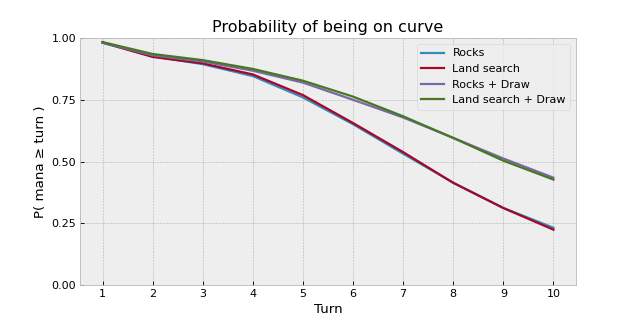

Python code for this plot:
import matplotlib.pyplot as plt
from mtg_mana_simulator import AI, Card, Experiment, Metric, Sequence, Repository

deck_size = 99
turns = list(range(1, 11))

gitaxian_probe   = Card.draw_spell(0, 1)
arcums_astrolabe = Card.cantrip
sign_in_blood    = Card.draw_spell(2, 2)
divination       = Card.draw_spell(3, 2)
syphon_mind      = Card.draw_spell(4, 3)
phyrexian_arena  = Card(cost=3, draw_sequence=Sequence.one.prefixed_by([0]))

land_package = 38*[Card.basic_land]
rock_package = 10*[Card.tapped_rock(2, 1)]
fetch_package = 10*[Repository["Nature's Lore"]]
draw_package = [
    gitaxian_probe,
    arcums_astrolabe,
    sign_in_blood,
    divination,
    syphon_mind,
    phyrexian_arena
]

decks = []
decks.append(["Rocks", land_package[:] + rock_package[:]])
decks.append(["Land search", land_package[:] + fetch_package[:]])
decks.append(["Rocks + Draw", land_package[:] + rock_package[:] + draw_package[:]])
decks.append(["Land search + Draw", land_package[:] + fetch_package[:] + draw_package[:]])
for _,deck in decks:
    deck += (99-len(deck))*[Card.filler]

with plt.style.context("bmh"):
    plt.figure(figsize=(8,4), dpi=80)
    for title,deck in decks:
        experiment = Experiment(deck=deck, ai=AI.naive, turns=turns[-1], repeats=10000)
        results = list(experiment.evaluate([Metric.on_curve]).values())[0]
        plt.plot(turns, results, label=title)
    plt.legend(loc=1)
    plt.title("Probability of being on curve")
    plt.xlabel("Turn")
    plt.ylabel("P( mana ≥ turn )")
    plt.xticks(turns)
    plt.yticks([0.0, 0.25, 0.5, 0.75, 1.0])
    plt.ylim([0, 1])
    plt.savefig('plot5.png')
